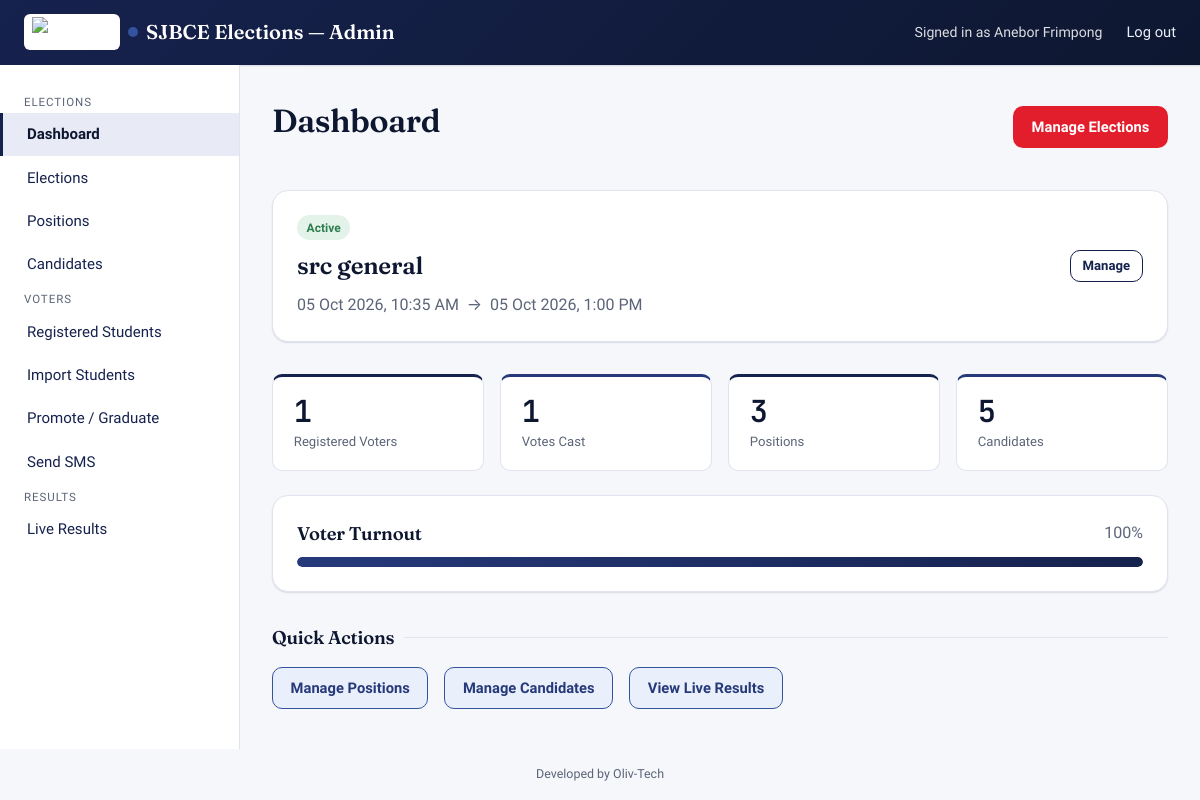
Page /dashboard.php (signed in) on the committed database.
### tables this page shows
CREATE TABLE `elections` (
  `id` bigint(20) UNSIGNED NOT NULL,
  `title` varchar(150) NOT NULL,
  `description` text DEFAULT NULL,
  `start_time` datetime NOT NULL,
  `end_time` datetime NOT NULL,
  `status` enum('pending','active','paused','ended') NOT NULL DEFAULT 'pending',
  `created_by` bigint(20) UNSIGNED NOT NULL,
  `created_at` datetime NOT NULL DEFAULT current_timestamp(),
  `updated_at` datetime NOT NULL DEFAULT current_timestamp() ON UPDATE current_timestamp()
);

### functions.php (called while the page is built, shortened)
<?php
function h(?string $value): string
{
    return htmlspecialchars($value ?? '', ENT_QUOTES, 'UTF-8');
}
function format_datetime(?string $dt): string
{
    return date('d M Y, g:i A', strtotime($dt));
}

### dashboard.php (the view, shortened to what this page needs)
<?php
$pdo = get_db();
$election = $pdo->query(
    "SELECT * FROM elections
     ORDER BY FIELD(status,'active','paused','pending','ended'), created_at DESC
     LIMIT 1"
)->fetch();
$stats = [
    'total_students'   => (int) $pdo->query("SELECT COUNT(*) c FROM students WHERE status='active'")->fetch()['c'],
    'total_candidates' => 0,
    'total_votes'      => 0,
    'positions'        => 0,
];
if ($election) {
    $eid = $election['id'];
    $stmt = $pdo->prepare("SELECT COUNT(*) c FROM candidates WHERE election_id = ?");
    $stmt->execute([$eid]);
    $stats['total_candidates'] = (int) $stmt->fetch()['c'];
    $stmt = $pdo->prepare("SELECT COUNT(DISTINCT student_id) c FROM votes WHERE election_id = ?");
    $stmt->execute([$eid]);
    $stats['total_votes'] = (int) $stmt->fetch()['c'];
    $stmt = $pdo->prepare("SELECT COUNT(*) c FROM positions WHERE election_id = ?");
    $stmt->execute([$eid]);
    $stats['positions'] = (int) $stmt->fetch()['c'];
}
$turnout = $stats['total_students'] > 0
    ? round(($stats['total_votes'] / $stats['total_students']) * 100, 1)
    : 0;
require __DIR__ . '/../includes/header_admin.php';
?>
<div class="flex-between mb-lg">
  <h1>Dashboard</h1>
  <a href="<?= BASE_URL ?>admin/elections.php" class="btn btn-primary">Manage Elections</a>
</div>
<?php if (!$election): ?>
  <div class="card text-center" style="padding:3rem;">
    <h3>No election has been created yet</h3>
    <p class="muted">Create your first election to start adding positions and candidates.</p>
    <a href="<?= BASE_URL ?>admin/elections.php" class="btn btn-primary">Create Election</a>
  </div>
<?php else: ?>
  <div class="card mb-lg">
    <div class="flex-between">
      <div>
        <span class="badge badge-<?= h($election['status']) ?>"><?= h(ucfirst($election['status'])) ?></span>
        <h2 style="margin-top:.5rem;"><?= h($election['title']) ?></h2>
        <p class="muted" style="margin:0;">
          <?= format_datetime($election['start_time']) ?> &nbsp;→&nbsp; <?= format_datetime($election['end_time']) ?>
        </p>
      </div>
      <a href="<?= BASE_URL ?>admin/elections.php" class="btn btn-outline btn-sm">Manage</a>
    </div>
  </div>
  <div class="stat-grid">
    <div class="stat-card">
      <div class="stat-value"><?= $stats['total_students'] ?></div>
      <div class="stat-label">Registered Voters</div>
    </div>
    <div class="stat-card accent-blue">
      <div class="stat-value"><?= $stats['total_votes'] ?></div>
      <div class="stat-label">Votes Cast</div>
    </div>
    <div class="stat-card">
      <div class="stat-value"><?= $stats['positions'] ?></div>
      <div class="stat-label">Positions</div>
    </div>
    <div class="stat-card accent-blue">
      <div class="stat-value"><?= $stats['total_candidates'] ?></div>
      <div class="stat-label">Candidates</div>
    </div>
  </div>
  <div class="card">
    <div class="flex-between" style="margin-bottom:.6rem;">
      <h3 style="margin:0;">Voter Turnout</h3>
      <span class="muted"><?= $turnout ?>%</span>
    </div>
    <div class="turnout-bar"><div class="fill" style="width:<?= min($turnout, 100) ?>%;"></div></div>
  </div>
  <div class="section-title"><h3 style="margin:0;">Quick Actions</h3></div>
  <div class="flex gap-md">
    <a href="<?= BASE_URL ?>admin/positions.php" class="btn btn-secondary">Manage Positions</a>
    <a href="<?= BASE_URL ?>admin/candidates.php" class="btn btn-secondary">Manage Candidates</a>
    <a href="<?= BASE_URL ?>admin/results.php" class="btn btn-secondary">View Live Results</a>
  </div>
<?php endif; ?>
<?php require __DIR__ . '/../includes/footer_admin.php'; ?>

### style.css (style rules this page uses)
:root { --wine: #16224E; --wine-dark: #0D1730; --wine-tint: #E8EAF5; --sky: #3452A0; --sky-deep: #26397A; --sky-tint: #EAF0FB; --red: #E31E2C; --red-dark: #A9141F; --red-tint: #FCE8E9; --white: #FFFFFF; --paper: #F6F7FB; --ink: #16224E; --ink-soft: #5B6478; --line: #E1E4EE; --success: #2E7D4F; --success-tint:#E4F3EA; --danger: #B3261E; --danger-tint: #FBE9E7; --warning: #A5670F; --warning-tint:#FBF0DE; --font-display: 'Fraunces', Georgia, serif; --font-body: 'Source Sans 3', system-ui, -apple-system, sans-serif; --font-mono: 'JetBrains Mono', ui-monospace, monospace; --radius: 10px; --radius-lg: 16px; --shadow-sm: 0 1px 2px rgba(13, 23, 48, 0.08), 0 1px 1px rgba(13,23,48,0.05); --shadow-md: 0 8px 24px rgba(13, 23, 48, 0.14); --sidebar-w: 240px; }
* { box-sizing: border-box; }
body { margin: 0; font-family: var(--font-body); background: var(--paper); color: var(--ink); line-height: 1.5; -webkit-font-smoothing: antialiased; }
h1, h2, h3, h4 { font-family: var(--font-display); color: var(--wine-dark); margin: 0 0 0.4em; font-weight: 600; letter-spacing: -0.01em; }
h1 { font-size: 2rem; }
h2 { font-size: 1.5rem; }
h3 { font-size: 1.15rem; }
a { color: var(--sky-deep); text-decoration: none; }
p { margin: 0 0 1em; color: var(--ink); }
small, .muted { color: var(--ink-soft); }
.card { background: var(--white); border: 1px solid var(--line); border-radius: var(--radius-lg); box-shadow: var(--shadow-sm); padding: 1.5rem; }
.stat-grid { display: grid; grid-template-columns: repeat(auto-fit, minmax(180px, 1fr)); gap: 1rem; margin-bottom: 1.5rem; }
.stat-card { background: var(--white); border: 1px solid var(--line); border-radius: var(--radius); padding: 1.1rem 1.3rem; border-top: 3px solid var(--wine); }
.stat-card .stat-value { font-family: var(--font-mono); font-size: 1.9rem; font-weight: 600; color: var(--wine-dark); line-height: 1.1; }
.stat-card .stat-label { font-size: 0.82rem; color: var(--ink-soft); margin-top: 0.25rem; }
.stat-card.accent-blue { border-top-color: var(--sky-deep); }
.btn { display: inline-flex; align-items: center; justify-content: center; gap: 0.4rem; padding: 0.55rem 1.1rem; border-radius: var(--radius); border: 1px solid transparent; font-weight: 600; font-size: 0.92rem; font-family: var(--font-body); cursor: pointer; text-decoration: none; transition: filter 0.15s ease, background 0.15s ease; }
.btn-primary { background: var(--red); color: var(--white); }
.btn-secondary { background: var(--sky-tint); color: var(--sky-deep); border-color: var(--sky); }
.btn-outline { background: transparent; color: var(--wine); border-color: var(--wine); }
.btn-sm { padding: 0.35rem 0.75rem; font-size: 0.82rem; }
.badge { display: inline-block; padding: 0.2rem 0.6rem; border-radius: 100px; font-size: 0.75rem; font-weight: 600; }
.badge-active { background: var(--success-tint); color: var(--success); }
.flex { display: flex; align-items: center; }
.flex-between { display: flex; align-items: center; justify-content: space-between; }
.gap-md { gap: 1rem; }
.mb-lg { margin-bottom: 2rem; }
.section-title { display: flex; align-items: center; gap: 0.6rem; margin: 2rem 0 1rem; }
.section-title::after { content: ''; flex: 1; height: 1px; background: var(--line); }
.turnout-bar { width: 100%; height: 10px; background: var(--wine-tint); border-radius: 100px; overflow: hidden; }
.turnout-bar .fill { height: 100%; background: linear-gradient(90deg, var(--sky-deep), var(--wine)); border-radius: 100px; }

### rows in the picture
elections: status "Active", title "src general", start_time "05 Oct 2026, 10:35 AM", end_time "05 Oct 2026, 1:00 PM"

### other values in the picture
$_SESSION['admin_name'] "Anebor Frimpong"
$stats['total_students'] "1"
$stats['total_votes'] "1"
$stats['positions'] "3"
$stats['total_candidates'] "5"
$turnout "100"
